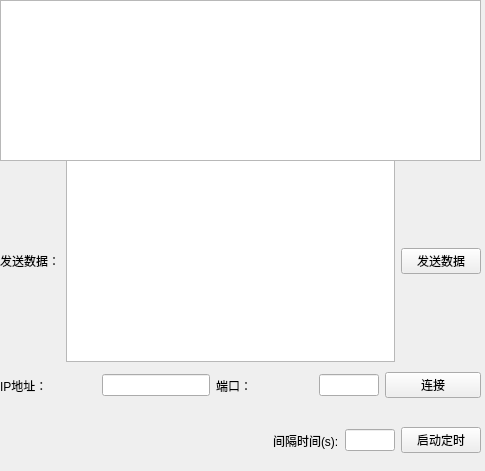
<?xml version="1.0" encoding="UTF-8"?>
<ui version="4.0">
 <class>client</class>
 <widget class="QWidget" name="client">
  <property name="geometry">
   <rect>
    <x>0</x>
    <y>0</y>
    <width>485</width>
    <height>471</height>
   </rect>
  </property>
  <property name="windowTitle">
   <string>Form</string>
  </property>
  <widget class="QWidget" name="">
   <property name="geometry">
    <rect>
     <x>0</x>
     <y>160</y>
     <width>481</width>
     <height>202</height>
    </rect>
   </property>
   <layout class="QHBoxLayout" name="horizontalLayout">
    <item>
     <widget class="QLabel" name="label">
      <property name="text">
       <string>发送数据：</string>
      </property>
     </widget>
    </item>
    <item>
     <widget class="QTextEdit" name="txtData"/>
    </item>
    <item>
     <widget class="QPushButton" name="pushSent">
      <property name="text">
       <string>发送数据</string>
      </property>
     </widget>
    </item>
   </layout>
  </widget>
  <widget class="QTextEdit" name="textEdit">
   <property name="geometry">
    <rect>
     <x>0</x>
     <y>0</y>
     <width>481</width>
     <height>161</height>
    </rect>
   </property>
  </widget>
  <widget class="QWidget" name="">
   <property name="geometry">
    <rect>
     <x>0</x>
     <y>360</y>
     <width>481</width>
     <height>51</height>
    </rect>
   </property>
   <layout class="QHBoxLayout" name="horizontalLayout_2">
    <item>
     <widget class="QLabel" name="label_2">
      <property name="text">
       <string>IP地址：</string>
      </property>
     </widget>
    </item>
    <item>
     <widget class="QLineEdit" name="txtIp">
      <property name="sizePolicy">
       <sizepolicy hsizetype="Preferred" vsizetype="Fixed">
        <horstretch>0</horstretch>
        <verstretch>0</verstretch>
       </sizepolicy>
      </property>
      <property name="echoMode">
       <enum>QLineEdit::Normal</enum>
      </property>
     </widget>
    </item>
    <item>
     <widget class="QLabel" name="label_3">
      <property name="text">
       <string>端口：</string>
      </property>
     </widget>
    </item>
    <item>
     <widget class="QLineEdit" name="txtPort">
      <property name="sizePolicy">
       <sizepolicy hsizetype="Ignored" vsizetype="Fixed">
        <horstretch>0</horstretch>
        <verstretch>0</verstretch>
       </sizepolicy>
      </property>
      <property name="minimumSize">
       <size>
        <width>60</width>
        <height>0</height>
       </size>
      </property>
      <property name="maximumSize">
       <size>
        <width>60</width>
        <height>16777215</height>
       </size>
      </property>
     </widget>
    </item>
    <item>
     <widget class="QPushButton" name="pushConnect">
      <property name="text">
       <string>连接</string>
      </property>
     </widget>
    </item>
   </layout>
  </widget>
  <widget class="QWidget" name="widget" native="true">
   <property name="geometry">
    <rect>
     <x>10</x>
     <y>415</y>
     <width>471</width>
     <height>51</height>
    </rect>
   </property>
   <layout class="QHBoxLayout" name="horizontalLayout_3">
    <item>
     <spacer name="horizontalSpacer">
      <property name="orientation">
       <enum>Qt::Horizontal</enum>
      </property>
      <property name="sizeHint" stdset="0">
       <size>
        <width>197</width>
        <height>20</height>
       </size>
      </property>
     </spacer>
    </item>
    <item>
     <widget class="QLabel" name="label_4">
      <property name="text">
       <string>间隔时间(s):</string>
      </property>
     </widget>
    </item>
    <item>
     <widget class="QLineEdit" name="lineEdit">
      <property name="sizePolicy">
       <sizepolicy hsizetype="Ignored" vsizetype="Fixed">
        <horstretch>50</horstretch>
        <verstretch>20</verstretch>
       </sizepolicy>
      </property>
      <property name="minimumSize">
       <size>
        <width>50</width>
        <height>0</height>
       </size>
      </property>
      <property name="maximumSize">
       <size>
        <width>50</width>
        <height>16777215</height>
       </size>
      </property>
     </widget>
    </item>
    <item>
     <widget class="QPushButton" name="timeBut">
      <property name="text">
       <string>启动定时</string>
      </property>
     </widget>
    </item>
   </layout>
  </widget>
 </widget>
 <resources/>
 <connections/>
</ui>
